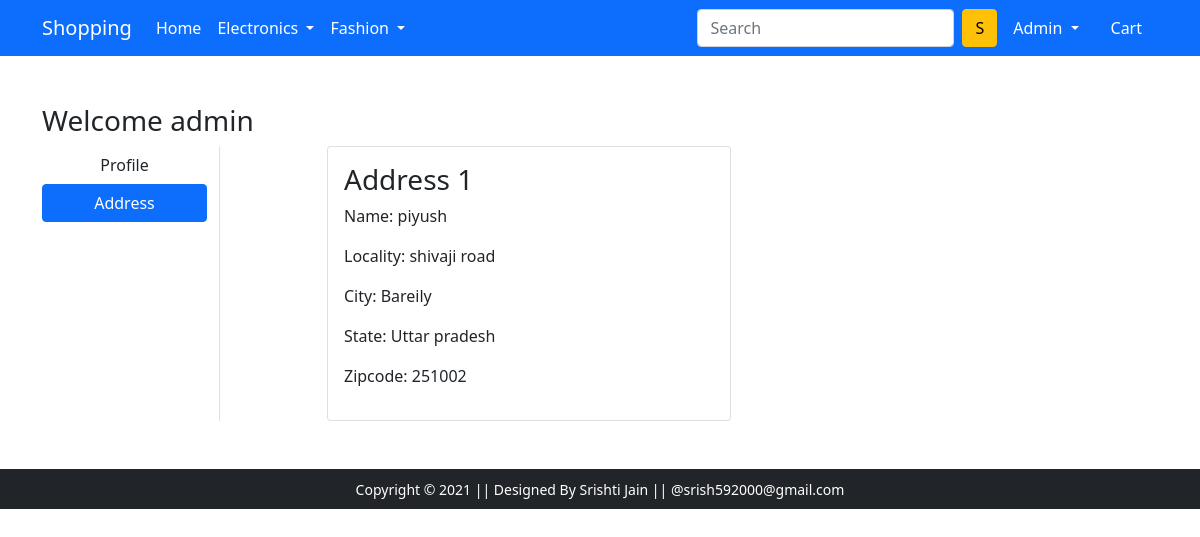
The app's page /address/ (signed in) with its own data.
### app/models.py (models this page shows, shortened)
class Customer(models.Model):
    user = models.ForeignKey(User, on_delete=models.CASCADE)
    name = models.CharField(max_length=200)
    locality = models.CharField(max_length=200)
    city = models.CharField(max_length=50)
    zipcode= models.IntegerField()
    state = models.CharField(choices=STATE_CHOICES , max_length=50)

### app/views.py (the view)
# urls.py: path('address/', views.address, name='address'),
def address(request):
    details= Customer.objects.filter(user= request.user)
    return render(request, 'app/address.html' , {'details' : details , 'active' : 'btn-primary'})

### app/templates/app/address.html (shortened to what this page needs)
{% extends 'app/base.html' %}
{% load static %}
{% block main-content %}
<div class="container my-5">
 <div class="row">
 <h3>Welcome {{request.user}}</h3>
  <div class="col-sm-2 border-end">
   <ul class="list-unstyled">
    <li class="d-grid"><a href="{% url 'profile' %}" class="btn ">Profile</a></li>
    <li class="d-grid"><a href="{% url 'address' %}" class="btn {{active}}">Address</a></li>
   </ul>
  </div>
  <div class="col-sm-9 offset-sm-1">
   <div class="row">
       {% for d in details %}
    <div class="col-sm-6">
     <div class="card">
      <div class="card-body">
       <h3>Address {{forloop.counter}}</h3>
       <p>Name: {{d.name}}</p>
       <p>Locality: {{d.locality}}</p>
       <p>City: {{d.city}}</p>
       <p>State: {{d.state}}</p>
       <p>Zipcode: {{d.zipcode}}</p>
      </div>
     </div>
    </div>
    {% endfor %}
   </div>
  </div>
 </div>
</div>
{% endblock main-content %}

### app/templates/app/base.html (shortened to what this page needs)
<!doctype html>
{% load static %}
<html lang="en">
  <head>
    <link href="https://cdn.jsdelivr.net/npm/bootstrap@5.0.0-beta1/dist/css/bootstrap.min.css" rel="stylesheet">
    <link rel="stylesheet" href="{% static 'app/css/owl.carousel.min.css' %}">
    <link rel="stylesheet" href="{% static 'app/css/all.min.css' %}">
    <link rel="stylesheet" href="{% static 'app/css/style.css' %}">
  </head>
  <body>
    <nav class="navbar navbar-expand-lg navbar-dark bg-primary">
     <div class="container">
       <a class="navbar-brand" href="/">Shopping</a>
       <div class="collapse navbar-collapse" id="navbarSupportedContent">
         <ul class="navbar-nav me-auto mb-2 mb-lg-0">
           <li class="nav-item">
             <a class="nav-link active" aria-current="page" href="/">Home</a>
           </li>
           <li class="nav-item dropdown">
             <a class="nav-link dropdown-toggle text-white" href="#" id="electronicsDropdown" role="button" data-bs-toggle="dropdown" aria-expanded="false">
               Electronics
             </a>
           </li>
           <li class="nav-item dropdown">
             <a class="nav-link dropdown-toggle text-white" href="#" id="fashionDropdown" role="button" data-bs-toggle="dropdown" aria-expanded="false">
               Fashion
             </a>
           </li>
         </ul>
         <form class="d-flex">
           <input class="form-control me-2" type="search" placeholder="Search" aria-label="Search">
           <button class="btn btn-warning" type="submit">S</button>
         </form>
         <div>
          <ul class="navbar-nav me-auto mb-2 mb-lg-0">
          {% if request.user.is_authenticated %}
           <li class="nav-item dropdown mx-2">
              <a class="nav-link dropdown-toggle text-white" href="#" id="profileDropdown" role="button" data-bs-toggle="dropdown" aria-expanded="false">
                {{request.user.username|capfirst}}
              </a>
            </li>
            <li class="nav-item mx-2">
              <a href="{% url 'showcart' %}" class="nav-link text-white"> Cart </a>
            </li>
            {% endif %}
          </ul>
         </div>
       </div>
     </div>
    </nav>
    {% block main-content %} {% endblock main-content %}
 <footer class="container-fluid bg-dark text-center p-2 mt-5">
  <small class="text-white">Copyright &copy; 2021 || Designed By Srishti Jain || @srish592000@gmail.com </small>
</footer>
  </body>
</html>

### records on screen
Customer: name "piyush", locality "shivaji road", city "Bareily", state "Uttar pradesh", zipcode "251002"

### other values on screen
{{ request.user.username|capfirst }} "Admin"
{{ request.user }} "admin"
